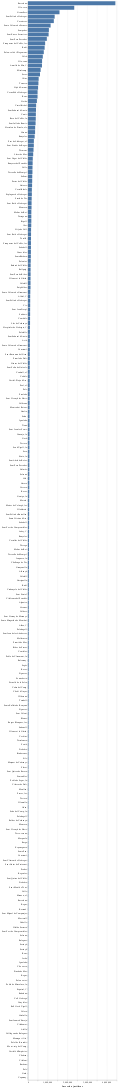

Write notebook code for a chart like this one.
### Code cell
import altair as alt

(
    alt
    .Chart(df)
    .mark_bar()
    .encode(
        alt.X("sum(inversio_justificar):Q",title="Inversió a justificar", stack='zero'),
        alt.Y("poblacio:N", sort="-x", title=""),
    )
)

### Figure 1 — Vega-Lite specification as saved in the notebook (floating-point values rounded to 4 significant figures; data arrays with more than 128 entries replaced by an {"elided": "..."} marker saying what was removed)
{"config": {"view": {"continuousWidth": 400, "continuousHeight": 300}}, "data": {"name": "data-5e0686245ddbe959aefd72f8af0631aa"}, "mark": "bar", "encoding": {"x": {"aggregate": "sum", "field": "inversio_justificar", "stack": "zero", "title": "Inversió a justificar", "type": "quantitative"}, "y": {"field": "poblacio", "sort": "-x", "title": "", "type": "nominal"}}, "$schema": "https://vega.github.io/schema/vega-lite/v4.17.0.json", "datasets": {"data-5e0686245ddbe959aefd72f8af0631aa": {"elided": "428 records"}}}
